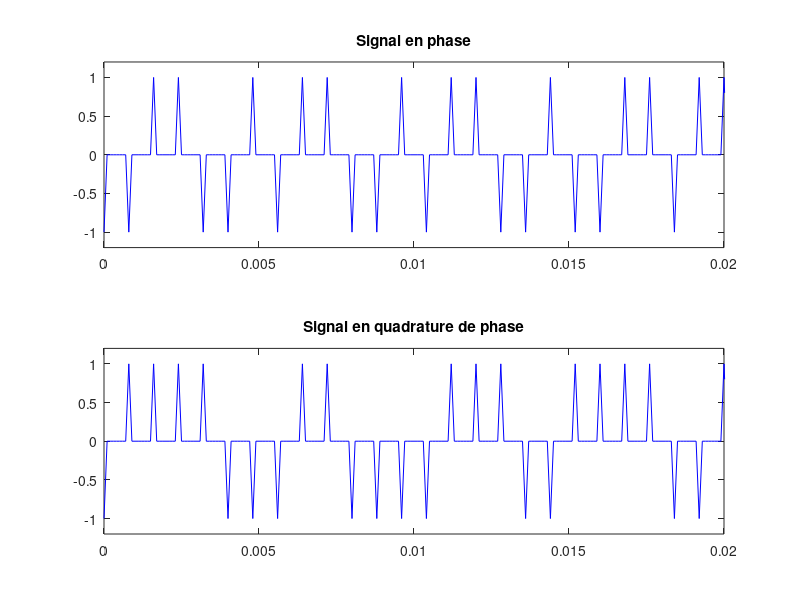
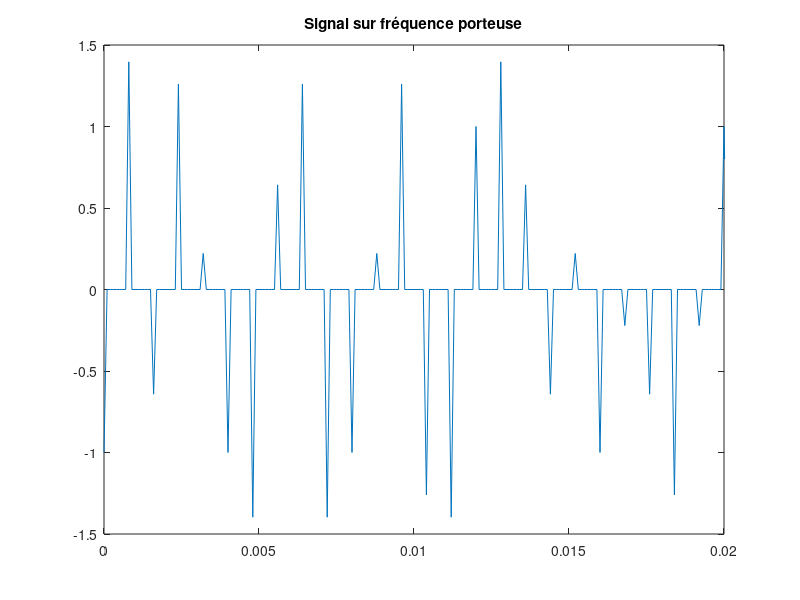
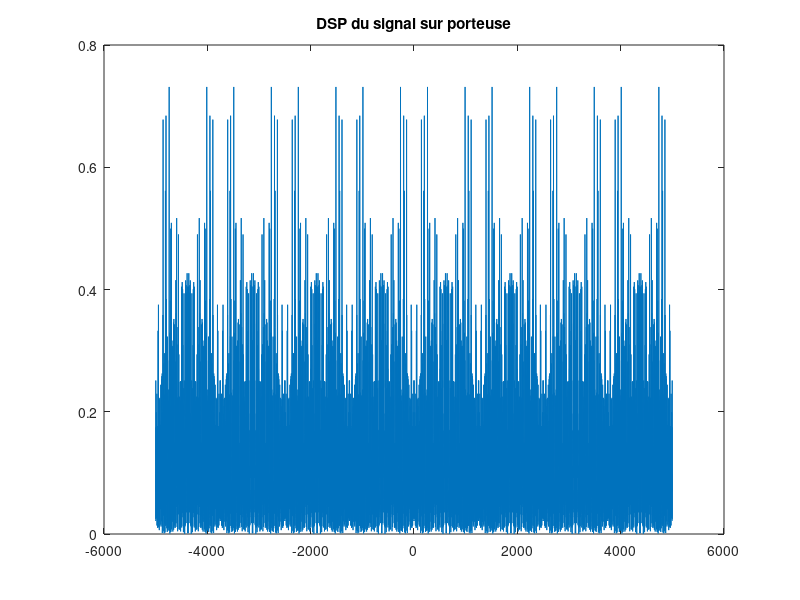
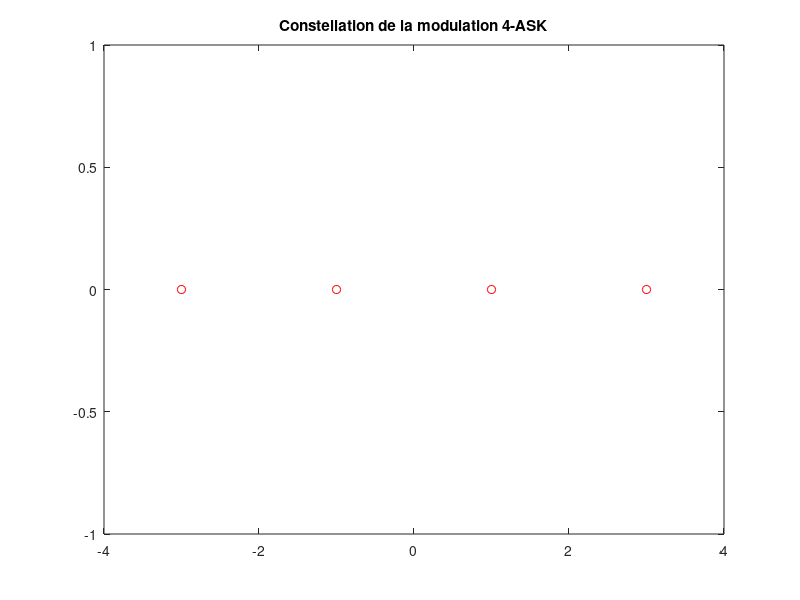

The MATLAB script that drew these images, in order: (Note: this script raises an error after producing the figures.)
%% 3.2.1 Implantation de la chaine sur freequence porteuse
alpha = 0.35;
fp = 2000;
Fe = 10000;
Te = 1/Fe;
Rs = 1000;
Ts = 1/Rs;
Ns = 8; %Nombre d'échantillons par symboles / Facteur de suréchantillonnage
% 1
Nb_bits=1000;
N = Nb_bits * Ns;% Longueur du signal

bits=randi([0,1], 1, Nb_bits);%Information binaire
symboles_i = 2*bits - 1;%mapping {-1, +1} signal I
signal_i = kron(symboles_i, [1, zeros(1, Ns-1)]);

bits_q=randi([0,1], 1, Nb_bits);%Information binaire
symboles_q = 2*bits_q - 1;%mapping {-1, +1} signal Q
signal_q = kron(symboles_q, [1, zeros(1, Ns-1)]);

t = [0:Te: N*Te-Te];

subplot(2,1,1);
plot(t, signal_i, 'b-');
title("Signal en phase");
xlim([0, 20*Ts]);
ylim([-1.2 1.2]);

subplot(2,1,2);
plot(t, signal_q, 'b-');
title("Signal en quadrature de phase");
xlim([0, 20*Ts]);
ylim([-1.2 1.2]);

xe = signal_i + (signal_q).*j;
x = real(xe .* exp(j*2*pi*fp*t));

figure,
plot(t, x);
title("Signal sur fréquence porteuse");
xlim([0, 20*Ts]);
% 2 periodogramme
dsp = 1/length(x) * (abs(fftshift(fft(x))) .^2);
f = [-Fe/2 : Fe/N: Fe/2 - Fe/N];
figure,
plot(f, dsp);
title("DSP du signal sur porteuse");

%% 4.1
constellation_4ask = [-3 -1 1 3];
figure,
plot(constellation_4ask, 0, 'ro');
title("Constellation de la modulation 4-ASK");
xlim([-4 4]);

constellation_4psk = exp(j*2*pi/4 * [0:3])%1/sqrt(2) * [-1-j, -1+j, 1-j, 1+j];
figure,
axes();
plot(real(constellation_4psk), imag(constellation_4psk), 'ro');
title("Constellation de la modulation QPSK");
xlim([-1.5 1.5]);
ylim([-1.5 1.5]);
%axis([-1 1 -1 +1]);

constellation_8psk = exp(j*2*pi/8 * [0:7])%1/sqrt(2) * [-1-j, -1+j, 1-j, 1+j];
figure,
axes();
plot(real(constellation_8psk), imag(constellation_8psk), 'ro');
title("Constellation de la modulation 8-PSK");
xlim([-1.5 1.5]);
ylim([-1.5 1.5]);

v = [-3 -1 1 3];
constellation_16qam = [v+3*j; v+j; v-j; v-3*j];
figure,
axes();
plot(constellation_16qam, 'ro');
title("Constellation de la modulation 16-QAM");
xlim([-5 5]);
ylim([-5 5]);


%% 4.2.1.1
alpha = 0.35;
fp = 2000;
Fe = 10000;
Te = 1/Fe;
Rs = 1000;
Ts = 1/Rs;
Ns = 8; %Nombre d'échantillons par symboles / Facteur de suréchantillonnage
Nb_bits=1000;
N = Nb_bits * Ns;% Longueur du signal
bits=randi([0,1], 1, Nb_bits);%Information binaire

h = rcosdesign(alpha, 8, Ns, 'sqrt');%le filtre SRRCF (=hr)
t0 = length(h);

% Chaine 4 ASK:
bits_groupes = reshape(bits, length(bits)/2, 2);% size:500 * 2

%Mapping
map_ind_00 = (bits_groupes(:,1) == 0) .* (bits_groupes(:,2) == 0);
map_ind_01 = (bits_groupes(:,1) == 0) .* (bits_groupes(:,2) == 1);
map_ind_10 = (bits_groupes(:,1) == 1) .* (bits_groupes(:,2) == 0);
map_ind_11 = (bits_groupes(:,1) == 1) .* (bits_groupes(:,2) == 1);

symboles_4ask = (-3)*map_ind_00 + (-1)*map_ind_01 + (1)* map_ind_10 + 3* map_ind_11;
suite_diracs_4ask = kron(symboles_4ask, [1, zeros(1, Ns-1)]);
%suite_diracs_4ask = suite_diracs_4ask';
%suite_diracs_4ask = suite_diracs_4ask(:);
x_4ask = filter(h,1,suite_diracs_4ask);
z_4ask = filter(h,1,x_4ask);
z_4ask = z_4ask';

%calcul TEB
signal_echantillone = z_4ask(1:Ns:end);
%symboles_decide = sign(signal_echantillone);%decision
symboles_decide = pamdemod(signal_echantillone, 4);%decision
bits_decide = (symboles_decide+1)/2;%Demapping
bits_utilise = bits(1:length(bits_decide));
nb_erreurs = length(find(bits_decide~=bits_utilise));
TEB = nb_erreurs/length(bits_utilise)


%Chaine QPSK
symboles_qpsk_I = 2*bits(1:2:end) - 1;
symboles_qpsk_Q = 2*bits(2:2:end-1) - 1;

peigne = zeros(1,Nb_bits/2*Ns);

x_qpsk = filter(h,1,peigne);
z_qpsk = filter(h,1,x_qpsk);

z_qpsk_ech = z_qpsk(1:Ns:end);

I = sign(real(z_qpsk_ech));
Q = sign(imag(z_qpsk_ech));

bit_est = zeros(1,Nb_bits);
bit_est(1:2:end) = I;
bit_est(2:2:end) = Q;

bit_est = (1-bit_est)/2;
TEB = mean(bit_est(t0:end-1) ~= bits(1:end-t0));


% symboles_qpsk = pskmod(bits, 4);
% suite_diracs_qpsk = kron(symboles_qpsk, [1, zeros(1, Ns-1)]);
% suite_diracs_qpsk(end:end + floor(length(h)/2)) = 0;%Rajout de 0 pour enlever le décalage du au filtre
% 
% x_qpsk = filter(h,1,suite_diracs_qpsk); x_qpsk(end:end + floor(length(h)/2)) = 0;
% z_qpsk = filter(h,1,x_qpsk);

%calcul TEB
signal_echantillone_qpsk = z_qpsk(t0:Ns:end-t0);
symboles_decide_qpsk = pskdemod(signal_echantillone_qpsk, 4);%decision
bits_decide_qpsk = (symboles_decide_qpsk+1)/2;%Demapping
bits_utilise_qpsk = bits(1:length(bits_decide_qpsk));
nb_erreurs = length(find(bits_decide_qpsk~=bits_utilise_qpsk));
TEB = nb_erreurs/length(bits_utilise_qpsk);

